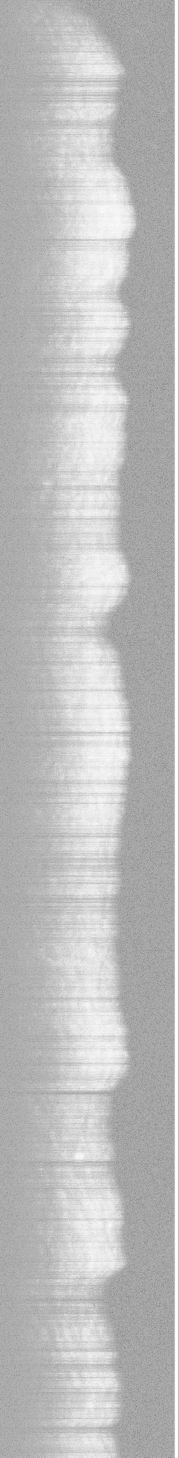
#> input picture src/detector/background/Background_10.png, 1070 x 8743 px (shown at 1/6 size); its folder holds 4 pictures in this run
$ python pre_process.py
#> lines starting #> are read from the running program, lines starting #| are printed output that depends on the picture
import random
import os
from tqdm import tqdm
import cv2
import numpy as np


if not os.path.exists("background"):
	os.mkdir("background")

if not os.path.exists("temp"):
	os.mkdir("temp")


background_path = "background/"
trap_path = "manual_edits/"
saving_path = "temp/"
list_trap_path = []
count = 0
def process_fake_image():
    print("load crabtrap")
    for trap in tqdm(os.listdir(trap_path)):

        if ".png" in trap:
            list_trap_path.append(trap_path + trap)
    #print(len(list_trap))
    print("generating images")

    for image in tqdm(os.listdir(background_path)):

        if ".png" in image:
            #print(image)
            img = cv2.imread(background_path + image, 1)
#> img is the input picture: shape (8743, 1070, 3); min 0, max 255, mean 188.1
            height, width, chan = img.shape
#> height = 8743; width = 1070; chan = 3
            #print(img.shape)

            if (height / width) > 1: # the number of time width can fit in height is the number of images created out of one file
                nb_image = int(height/width)
#> nb_image = 8
                #print("nb image ", nb_image)
                delta_height = int(height / nb_image)
#> delta_height = 1092
                #print("delta h ", delta_height)
                start_height = 0
                start_width = 0
                end_height = delta_height
#> end_height = 1092
                end_width = width
#> end_width = 1070
                image_count = 0

                while image_count < nb_image:
                    img = cv2.imread(background_path + image, 1)
                    crop_img = img[start_height:end_height, start_width:end_width]
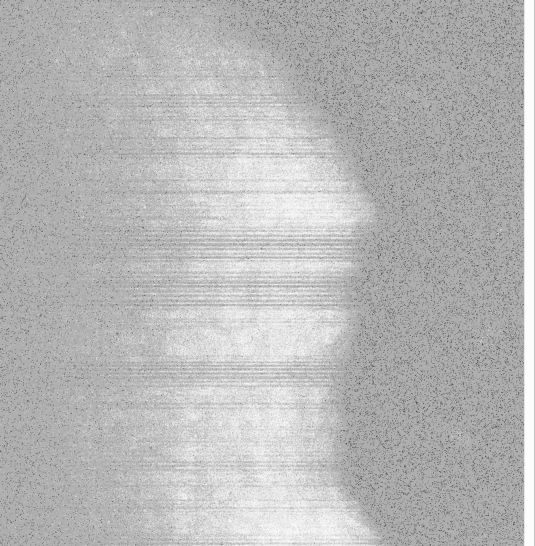
#> crop_img: shape (1092, 1070, 3) (shown at 1/2 size); min 0, max 255, mean 183.5
                    #print("crop region ",start_height, start_width , end_height , end_width )
                    crop_height, crop_width, chan = crop_img.shape
#> crop_height = 1092; crop_width = 1070
                    #print("crop shape" ,crop_img.shape)
                    image_count +=1
                    # each image will have X different crabpot
                    for i in range(len(list_trap_path)-1):
                        trap_x = random.randint(100,round(crop_width*0.75))
                        trap_y = random.randint(100, crop_height-300)
                        #print("trap position :",trap_x,trap_y)
                        index = random.randrange(len(list_trap_path)-1)
                        #print(list_trap_path[index])
                        trap = cv2.imread(list_trap_path[index], 1)
                        trap_height, trap_width, chan = trap.shape
                        #print("trap shape ",trap.shape)
                        #print("end trap",trap_width+trap_x, trap_height+trap_y)
                        #print("crop shape ", crop_img.shape)

                        mask = 255 *np.ones(trap.shape, trap.dtype)
                        x_center = trap_x + (trap_width // 2)
                        y_center = trap_y + (trap_height // 2)
                        #print("center x,y : ",x_center, y_center)
                        center = (y_center, x_center)
                        img = cv2.seamlessClone(trap, crop_img, mask, center, cv2.MIXED_CLONE)
                        #crop_img[trap_y:trap_height+trap_y, trap_x:trap_width+trap_x] = trap
                        global count
                        Count = str(count)
                        cv2.imwrite(saving_path + "fake-crabtrap" + Count + ".png", img)
                        normalized_x_center = str(x_center / crop_width)
                        normalized_y_center = str(y_center / crop_height)
                        normalized_width = str(trap_width / crop_width)
                        normalized_height = str(trap_height / crop_height)

                        # only generating images for class zero which is crabtrap
                        f = open(saving_path + "fake-crabtrap" + Count + ".txt", "w")
                        f.write("0 " + normalized_x_center + " " + normalized_y_center + " " + normalized_width + " " + normalized_height)
                        f.close
                        count += 1
                        #print("\n")

                    start_height = end_height
#> start_height = 1092
                    end_height += delta_height
#> end_height = 2184
#> pass 2 of the loop in process_fake_image, `for image in tqdm(os.listdir(background_path)):`:
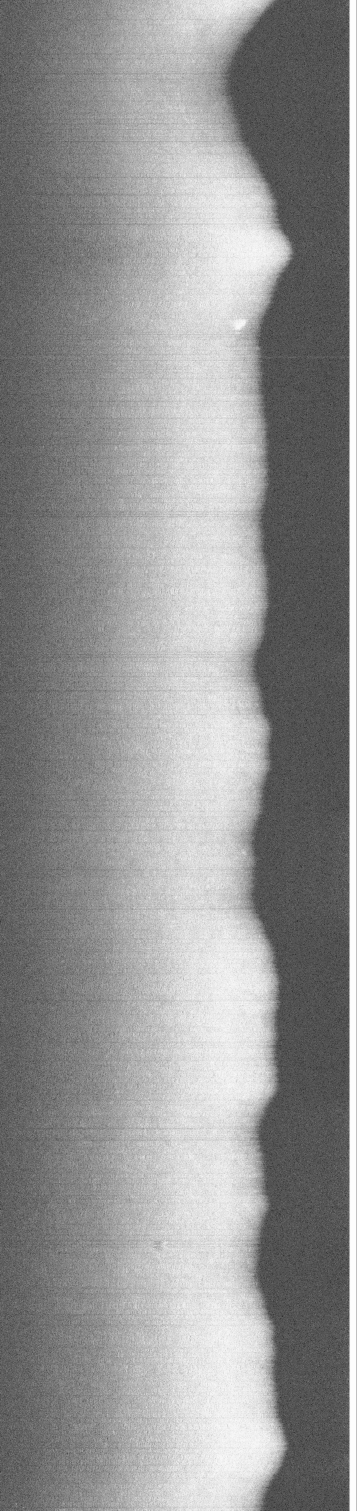
#> input picture src/detector/background/Background_12.png, 1070 x 4532 px (shown at 1/3 size)
#> in process_fake_image, img is the input picture: shape (4532, 1070, 3); min 0, max 255, mean 147.3
#> in process_fake_image, `crop_img = img[start_height:end_height, start_width:end_width]`:
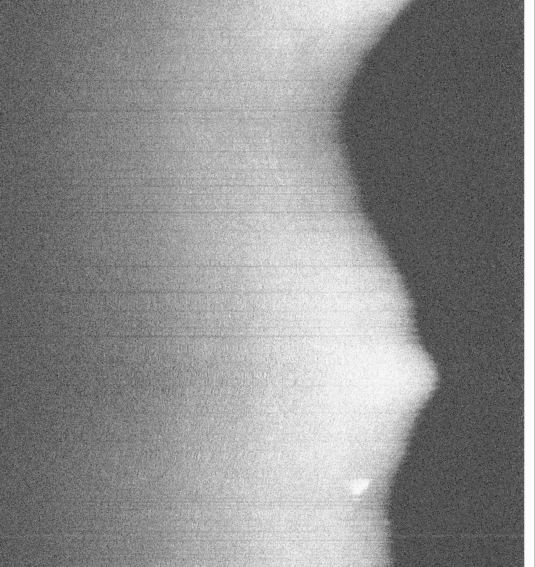
#> crop_img: shape (1133, 1070, 3) (shown at 1/2 size); min 21, max 255, mean 141.9
#> pass 3 of the loop in process_fake_image, `for image in tqdm(os.listdir(background_path)):`:
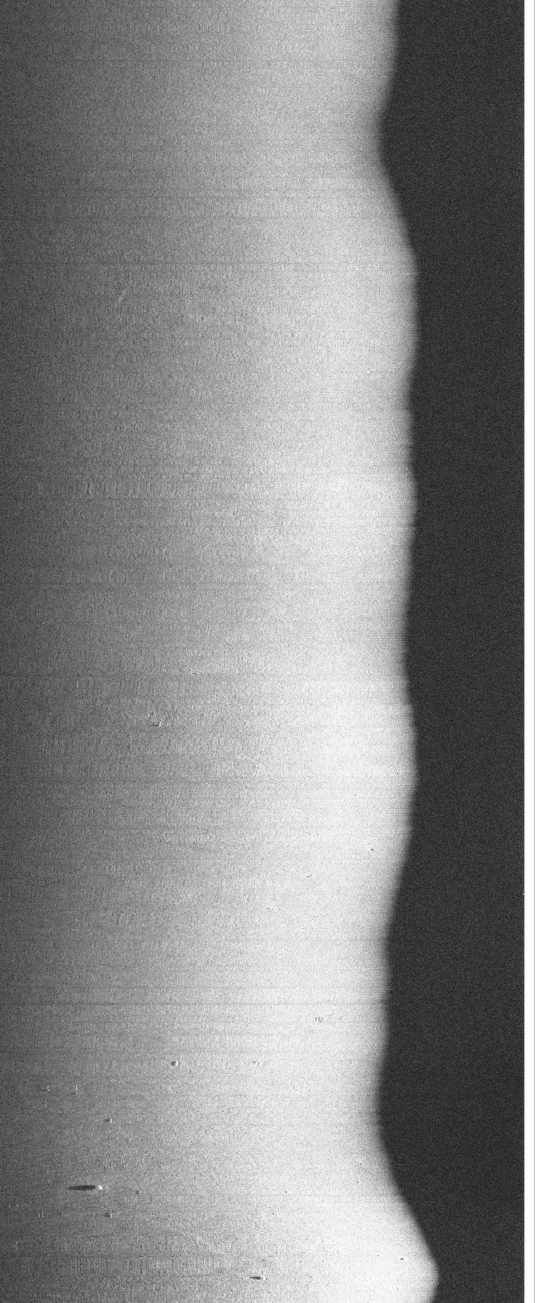
#> input picture src/detector/background/Background_6.png, 1070 x 2606 px (shown at 1/2 size)
#> in process_fake_image, img is the input picture: shape (2606, 1070, 3); min 20, max 255, mean 136.1
#> in process_fake_image, `crop_img = img[start_height:end_height, start_width:end_width]`:
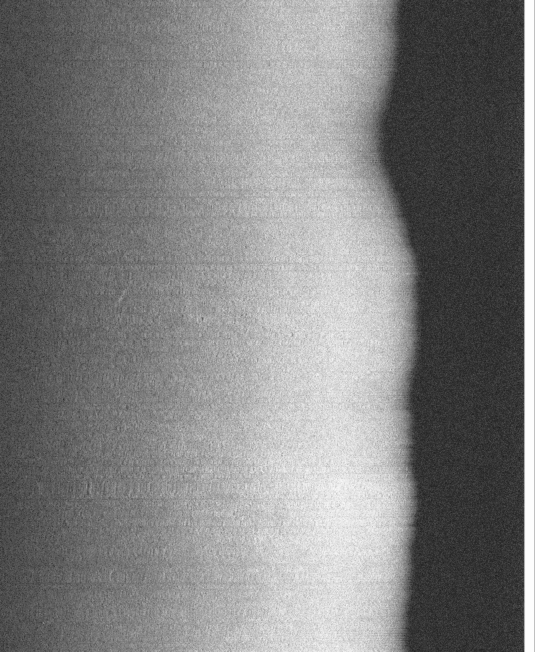
#> crop_img: shape (1303, 1070, 3) (shown at 1/2 size); min 20, max 255, mean 128.9
#> the loop made 4 passes; the first 3 are shown
                    #print("start height ", start_height)
                    #print("end height ", end_height)
                    #print("generating images #", count)

process_fake_image()
print(count," images created")

if not os.path.exists("yolov5"):
	os.mkdir("yolov5")

if not os.path.exists("yolov5/labels"):
	os.mkdir("yolov5/labels")

if not os.path.exists("yolov5/images"):
	os.mkdir("yolov5/images")


path = "temp/"
saving_path = "yolov5/"
list_width = []
list_height = []
list_image = []
def move_labels():
    print("move labels")
    for Files in tqdm(os.listdir(path)):
        if ".txt" in Files:
            os.rename(path + Files, saving_path + "labels/" + Files)
move_labels()

def pre_process():
    print("analyze images dimensions")
    for image in tqdm(os.listdir(path)):
        if ".jpg" or ".png" in image:
            #print(image)
            img = cv2.imread(path + image, 1)
            height, width, chan = img.shape
            list_width.append(width)
            list_height.append(height)

#> (the run stopped early here; a loop or call above may not have finished)
